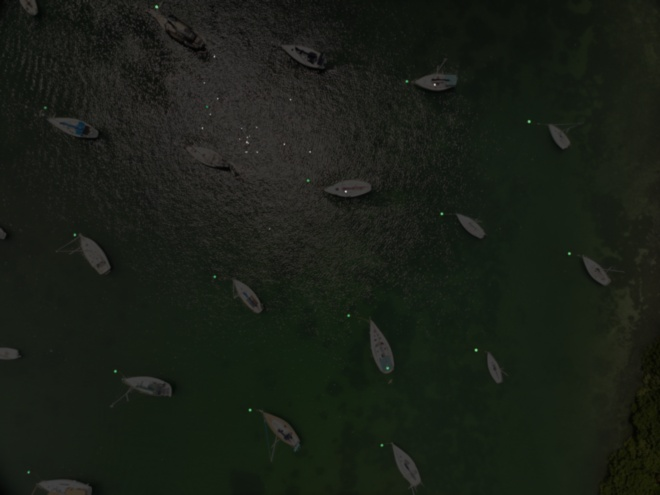
#> input picture assets/may_6_features.Bmu-M6or.jpg, 660 x 495 px; its folder holds only this picture in this run
$ python -i floats.py   (imports and definitions only)
#> lines starting #> are read from the running program, lines starting #| are printed output that depends on the picture; after the words box and inside, x2 and y2 are one past the last pixel; in counts of white or black regions, pixels touching at a corner belong together
#> further down, picture is the input picture: shape (495, 660, 3); mean B, G, R 22.1, 30.3, 25
import cv2, numpy as np, matplotlib.pyplot as plt, glob
from tqdm import tqdm
from loguru import logger
log = logger.debug


def mask_highlight(img, mask, highlight=0.75):
    return img * (mask * highlight + (1 - highlight))[..., np.newaxis]

"""
Creates a mask of white objects
"""
def gray_mask(img, threshold=0.5):
#> called with threshold = 0.5
    gray = np.mean(img, axis=-1)
    mask = np.linalg.norm(img / 255 - np.array([1, 1, 1]), axis=-1) < threshold
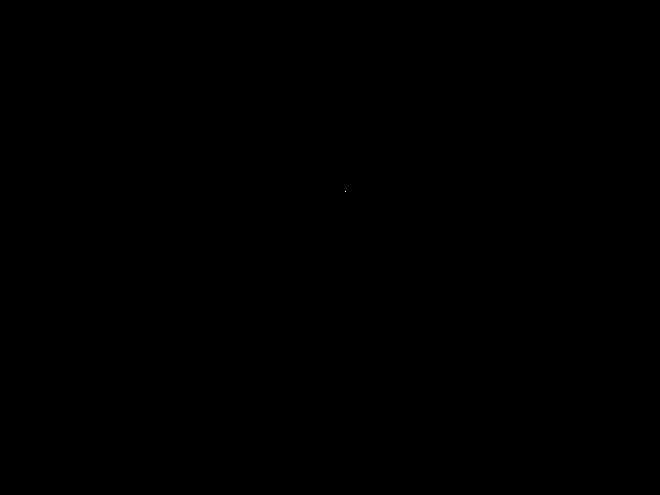
#> mask: shape (495, 660) bool; 0% white in thin lines or dots, all inside (x1, y1, x2, y2) = (345, 191, 346, 192)
    return mask, gray

"""
Removes large areas in a mask
"""
def area_mask(gray_mask, downsamples=2, median_size=15, dilation_size=11):
#> called with downsamples = 2, median_size = 15, dilation_size = 11
    mask = gray_mask.copy().astype(np.uint8)
    for i in range(downsamples):
        mask = cv2.pyrDown(mask)

    mask = cv2.dilate(
        cv2.medianBlur(mask, median_size),
        np.ones((dilation_size, dilation_size))
    )

    for i in range(downsamples):
        mask = cv2.pyrUp(mask)
    mask = mask[:gray_mask.shape[0], :gray_mask.shape[1]]
#> mask: shape (495, 660); every value is 0
    mask = 1 - mask
#> mask: shape (495, 660); every value is 1
    return mask

""" Mask Areas around edges
This should be sensitive, as floats will also have edges!
"""
def edge_mask(img, blur_size=3, canny1=100, cann2=100):
#> called with blur_size = 3, canny1 = 100, cann2 = 100
    return np.invert(
        cv2.GaussianBlur(
            cv2.Canny(img, canny1, cann2),
            [blur_size, blur_size],
            blur_size
        ) > 0
    )
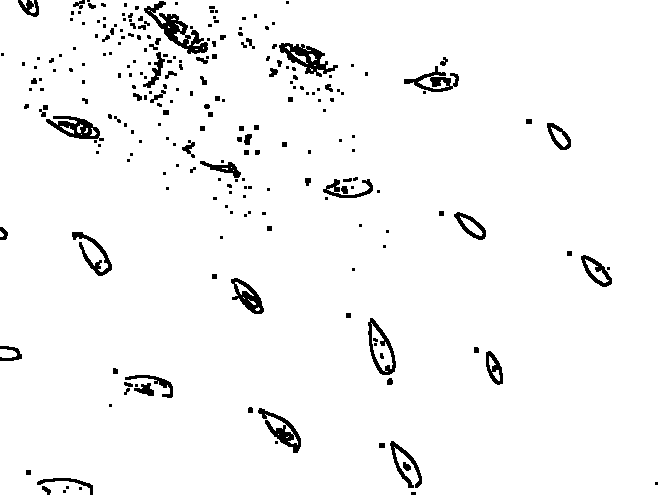
#> returned value: shape (495, 660) bool; 96.2% white; 240 black regions (153 under 20 px), largest, box (x1, y1, x2, y2) and area: (144, 1, 208, 54) 1013, (279, 43, 338, 77) 795, (46, 116, 104, 141) 654

"""Removes Lines
dist_thresh: distance from a line before signal is kept

Look at cv2.HoughLinesP for parameters
"""
def line_mask(mask, dist_thresh=10, rho=1, theta=np.pi / 180, threshold=10, minLineLength=50, maxLineGap=10, logs=True):
#> called with dist_thresh = 10, rho = 1, theta = 0.0175, threshold = 10, minLineLength = 50, maxLineGap = 10, logs = True
    lines = cv2.HoughLinesP(
        mask,
        rho=rho,
        theta=theta,
        threshold=threshold,
        minLineLength=minLineLength,
        maxLineGap=maxLineGap
    )
#> lines = None
    if logs:
#> (the run stopped early here; a loop or call above may not have finished)
